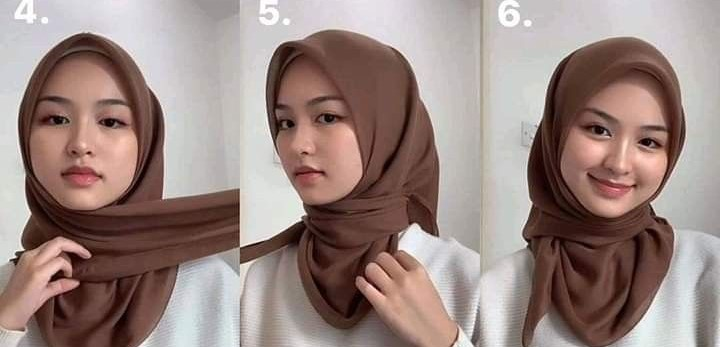
#> input picture girl.jpeg, 720 x 347 px, found by its file name
$ python face_detection.py
#> lines starting #> are read from the running program, lines starting #| are printed output that depends on the picture; after the words box and inside, x2 and y2 are one past the last pixel; in counts of white or black regions, pixels touching at a corner belong together
import cv2 as cv

img=cv.imread('photos/girl.jpeg')
#> img is the input picture: shape (347, 720, 3); mean B, G, R 129.3, 134.5, 154.3
#cv.imshow('face', img)

gray=cv.cvtColor(img, cv.COLOR_BGR2GRAY)
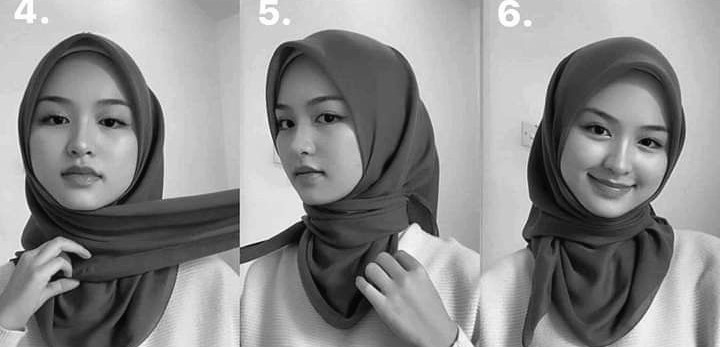
#> gray: shape (347, 720); min 3, max 255, mean 139.8
#cv.imshow('gray', gray)

haar_cascade=cv.CascadeClassifier('haar_face.xml')
faces_rect=haar_cascade.detectMultiScale(img, scaleFactor=1.1, minNeighbors=3)
#> faces_rect = [[245, 74, 125, 125], [15, 69, 139, 139], [550, 83, 139, 139]]
print(f'number of faces found = {len(faces_rect)}')
#| number of faces found = 3

for (x,y,w,h) in faces_rect:
    cv.rectangle(img, (x,y),(x+w,y+h), (0,255,0), thickness=2)
#> this loop made 3 passes
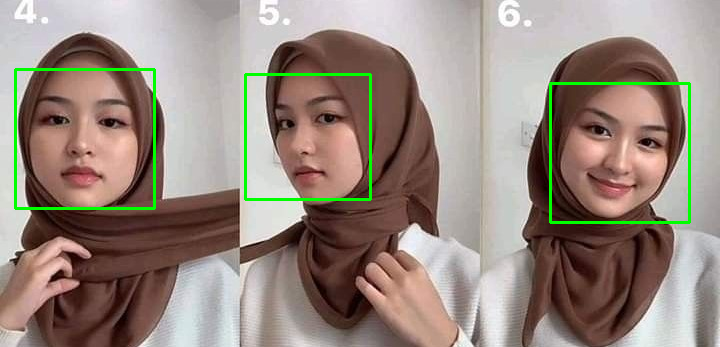
#> img: shape (347, 720, 3); 1.93% of pixels changed, all inside (x1, y1, x2, y2) = (14, 68, 691, 224)

cv.imshow('detected faces', img)

cv.waitKey(0)

$ run again, with pic.jpg copied over girl.jpeg
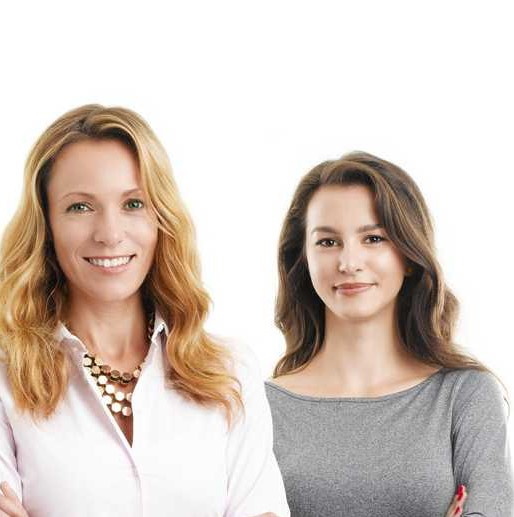
#> input picture pic.jpg, 514 x 517 px, found by its file name
#> img is the input picture: shape (517, 514, 3); mean B, G, R 191.6, 200.4, 213.3
#> `gray=cv.cvtColor(img, cv.COLOR_BGR2GRAY)`:
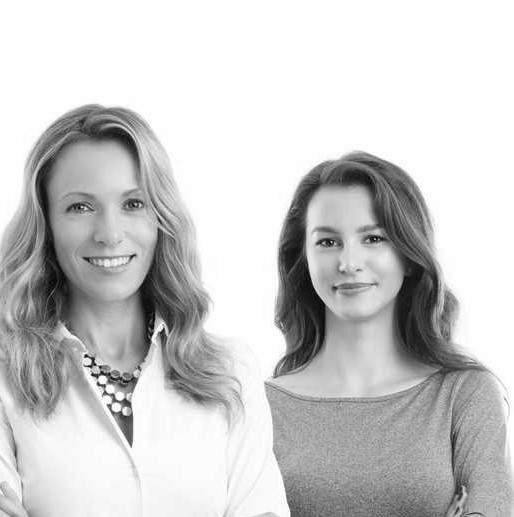
#> gray: shape (517, 514); min 1, max 255, mean 203.3
#> faces_rect = [[38, 155, 135, 135], [288, 193, 124, 124]]
#| number of faces found = 2
#> the loop `for (x,y,w,h) in faces_rect:` made 2 passes
#> after the loop `for (x,y,w,h) in faces_rect:`:
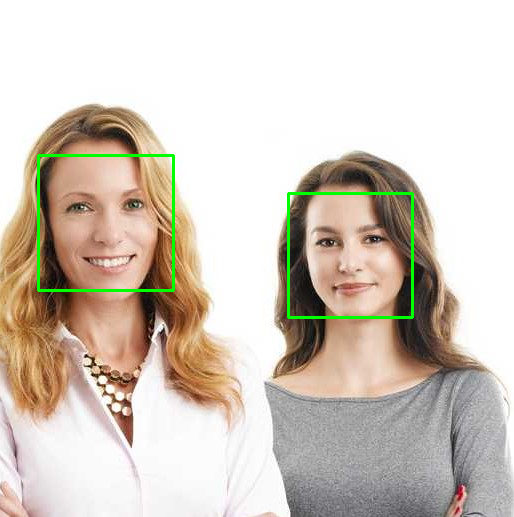
#> img: shape (517, 514, 3); 1.17% of pixels changed, all inside (x1, y1, x2, y2) = (37, 154, 414, 319)
